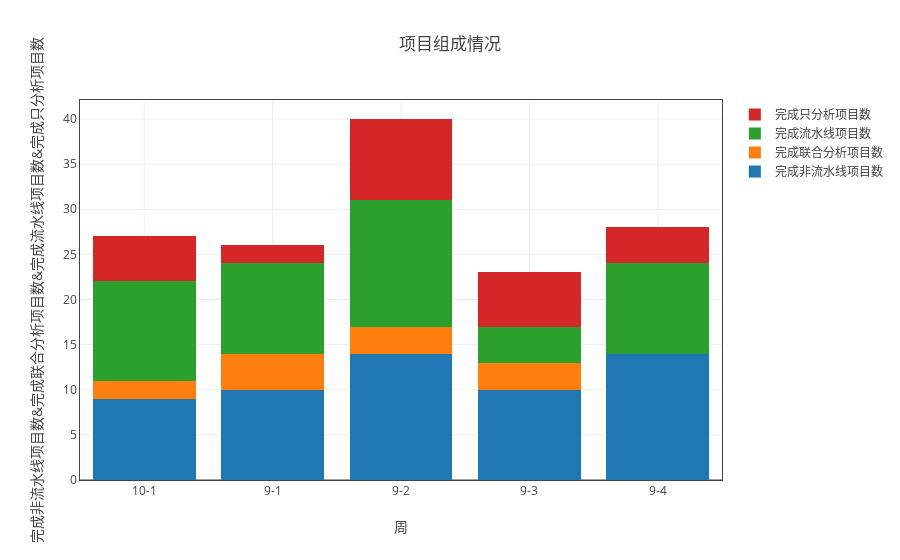
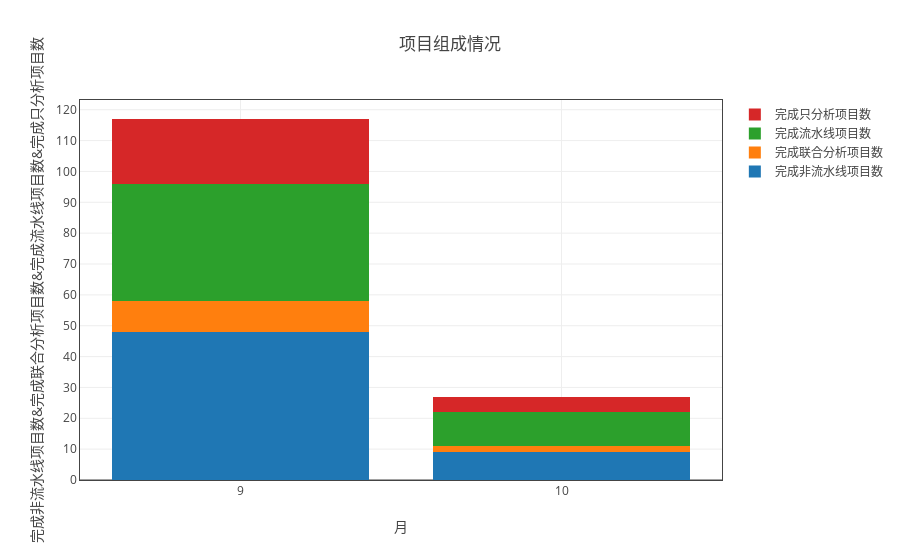

Write notebook code for charts like these, in order.
### Markdown cell above
### 项目组成情况

### Code cell
ss = myModule.format(all_df1 ,"日期（格式“月-周次”）" ,['完成流水线项目数','完成非流水线项目数','完成只分析项目数','完成联合分析项目数'])
myModule.myPlot(ss.groupby('sum')).plot('stack_bar',fig_title='项目组成情况')
ss = myModule.format(all_df1 ,"month" ,['完成流水线项目数','完成非流水线项目数','完成只分析项目数','完成联合分析项目数'])
myModule.myPlot(ss.groupby('sum')).plot('stack_bar',"月",fig_title='项目组成情况')

### Figure 1 — Plotly figure (JSON) as saved in the notebook; plotly's stock layout.template omitted (floating-point values rounded to 4 significant figures)
{"data": [{"name": "完成非流水线项目数", "type": "bar", "uid": "227caf6e-d1b4-11e8-83d9-a81e84e6c740", "x": ["10-1", "9-1", "9-2", "9-3", "9-4"], "y": [9, 10, 14, 10, 14]}, {"name": "完成联合分析项目数", "type": "bar", "uid": "227cb66c-d1b4-11e8-83d9-a81e84e6c740", "x": ["10-1", "9-1", "9-2", "9-3", "9-4"], "y": [2, 4, 3, 3, 0]}, {"name": "完成流水线项目数", "type": "bar", "uid": "227cbdb0-d1b4-11e8-83d9-a81e84e6c740", "x": ["10-1", "9-1", "9-2", "9-3", "9-4"], "y": [11, 10, 14, 4, 10]}, {"name": "完成只分析项目数", "type": "bar", "uid": "227cc1c0-d1b4-11e8-83d9-a81e84e6c740", "x": ["10-1", "9-1", "9-2", "9-3", "9-4"], "y": [5, 2, 9, 6, 4]}], "layout": {"barmode": "stack", "title": "项目组成情况", "xaxis": {"mirror": "all", "nticks": 20, "showgrid": true, "showline": true, "title": "周", "type": "category", "zeroline": true}, "yaxis": {"mirror": "all", "nticks": 20, "showgrid": true, "showline": true, "title": "完成非流水线项目数&完成联合分析项目数&完成流水线项目数&完成只分析项目数", "zeroline": true}}}

### Figure 2 — Plotly figure (JSON) as saved in the notebook; plotly's stock layout.template omitted (floating-point values rounded to 4 significant figures)
{"data": [{"name": "完成非流水线项目数", "type": "bar", "uid": "2286bc98-d1b4-11e8-83d9-a81e84e6c740", "x": [9, 10], "y": [48, 9]}, {"name": "完成联合分析项目数", "type": "bar", "uid": "2286c0da-d1b4-11e8-83d9-a81e84e6c740", "x": [9, 10], "y": [10, 2]}, {"name": "完成流水线项目数", "type": "bar", "uid": "2286d264-d1b4-11e8-83d9-a81e84e6c740", "x": [9, 10], "y": [38, 11]}, {"name": "完成只分析项目数", "type": "bar", "uid": "2286d4f8-d1b4-11e8-83d9-a81e84e6c740", "x": [9, 10], "y": [21, 5]}], "layout": {"barmode": "stack", "title": "项目组成情况", "xaxis": {"mirror": "all", "nticks": 20, "showgrid": true, "showline": true, "title": "月", "type": "category", "zeroline": true}, "yaxis": {"mirror": "all", "nticks": 20, "showgrid": true, "showline": true, "title": "完成非流水线项目数&完成联合分析项目数&完成流水线项目数&完成只分析项目数", "zeroline": true}}}
